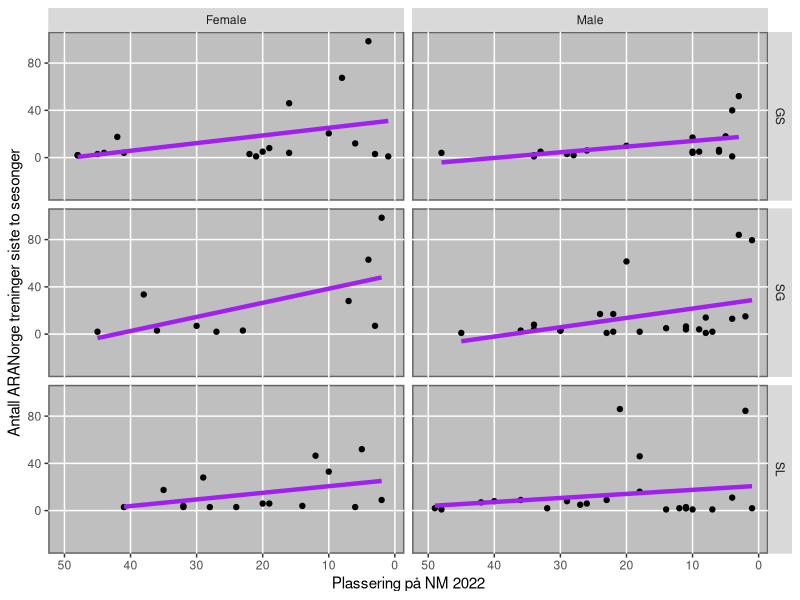
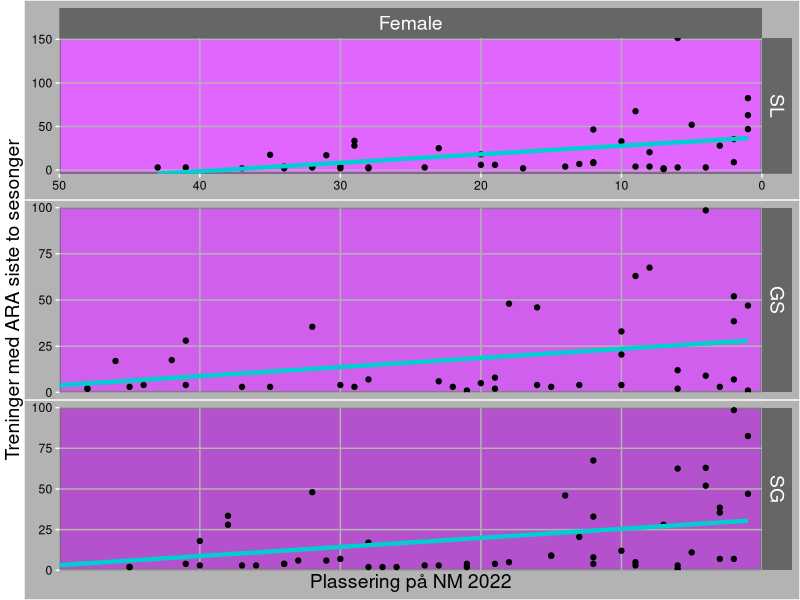
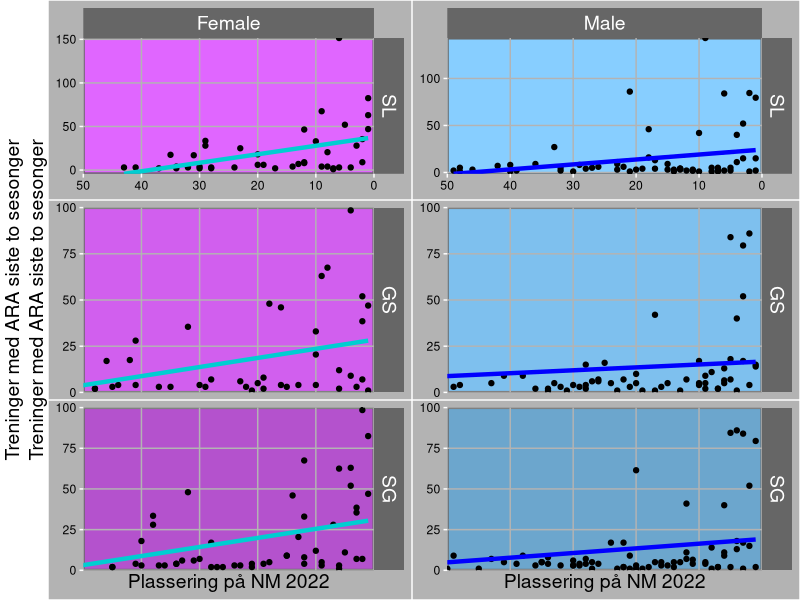
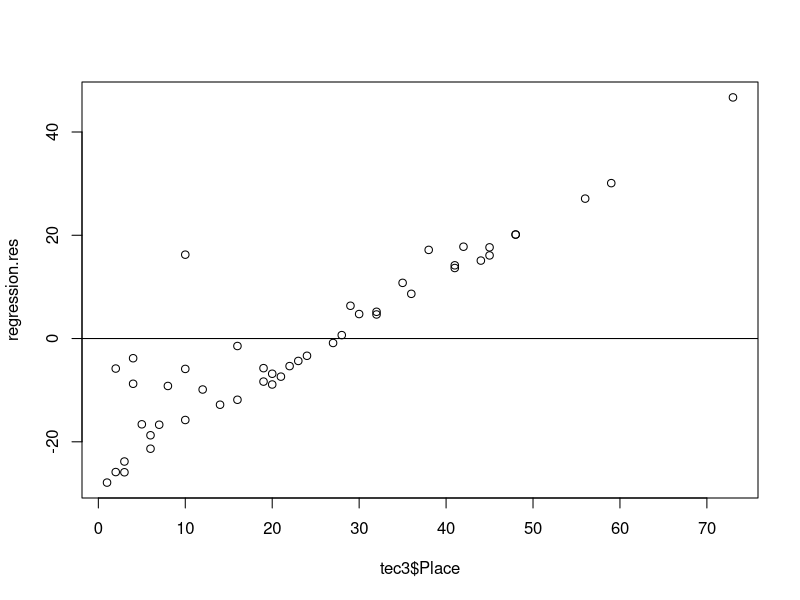
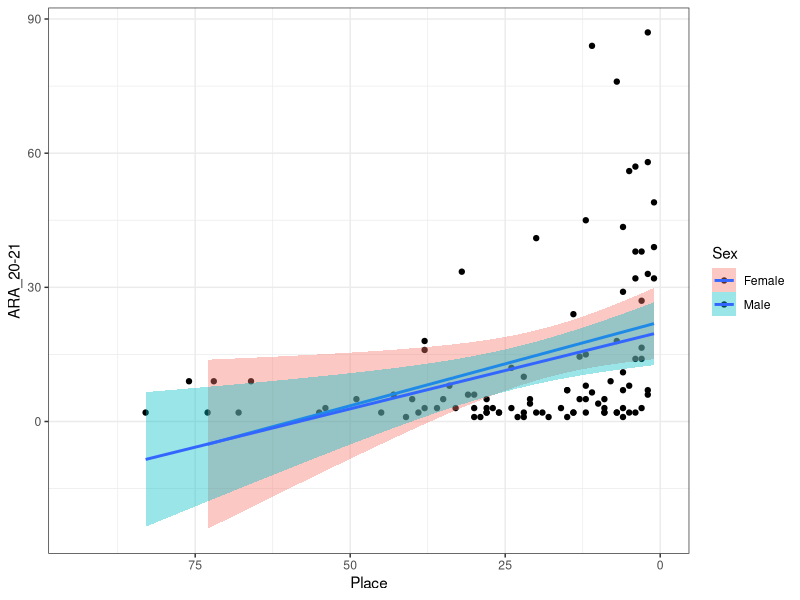
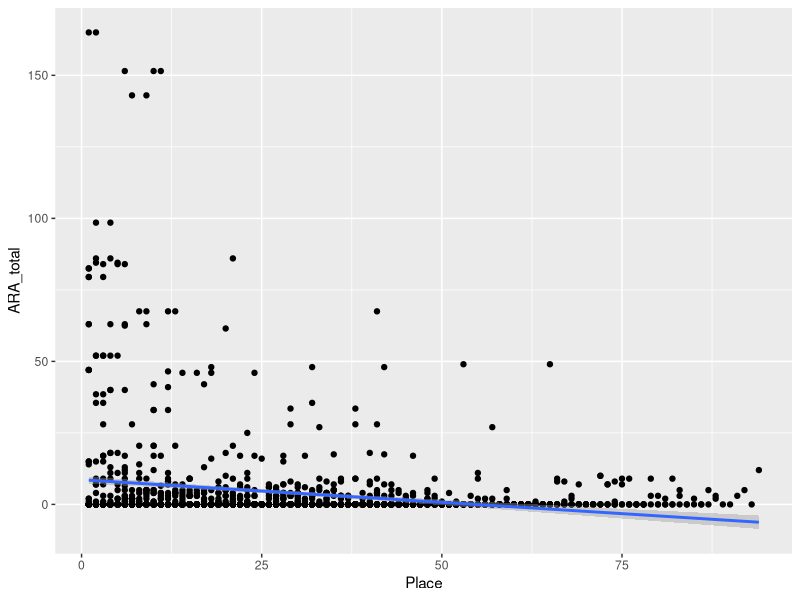
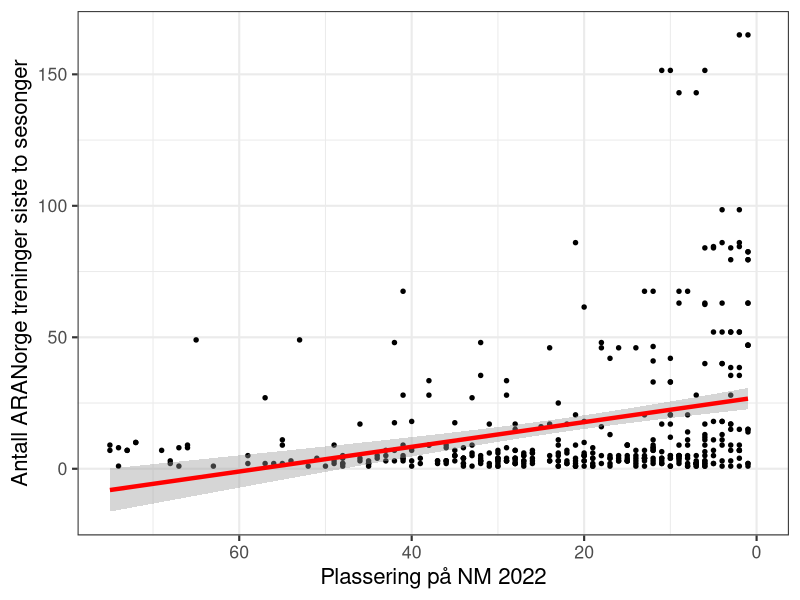
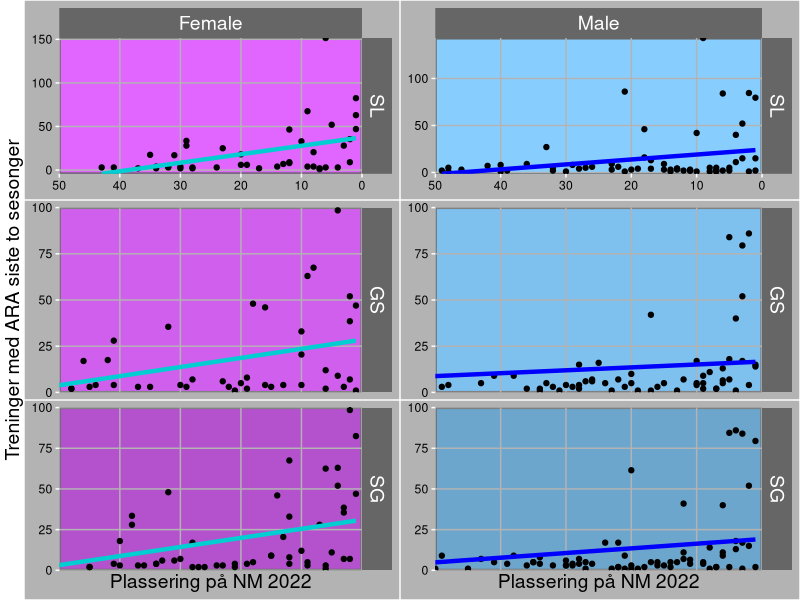

These charts were generated, in order, by the following R code: (Note: this script raises an error after producing the figures.)
library(readxl); library(tidyr); library(tidyverse); library(ggplot2); library(dplyr); library(cowplot)
library(grid); library(gridExtra)

Results <- read_excel("data/ARA_Results.xlsx")

Results <- Results %>% 
        mutate(ARA_total = `ARA_20-21`+`ARA_21-22`)

######################################


### total regression plot


Results %>% 
        filter(ARA_total>0) %>% 
        ggplot(aes(Place, `ARA_total`))+
        geom_point(size = 1.2)+
        geom_smooth(method = lm, size = 1.5, color = "red")+
        xlim(75,0)+
        xlab("Plassering på NM 2022")+
        ylab("Antall ARANorge treninger siste to sesonger")+
        theme_bw(base_size = 16) -> tot_plot

ggsave("ARA_figures/total_plot.pdf", plot = tot_plot, 
       width =30,  height = 20, dpi = 600, units = "cm", device = cairo_pdf)


### plot for different disciplines


Results %>% 
        filter(`ARA_total`>0) %>% 
        filter(Discipline== c("SG", "SL", "GS")) -> tec

tec %>% 
        ggplot(aes(Place, `ARA_total`, group = Sex, fill= Sex))+
        geom_point(show.legend = FALSE)+
        geom_smooth(method = lm, se = FALSE, show.legend = FALSE, color = "purple", size = 1.5)+
        facet_grid(Discipline~Sex)+
        xlim(50,1)+
        xlab("Plassering på NM 2022")+
        ylab("Antall ARANorge treninger siste to sesonger")+
        ylim(-30,100)+
        theme(panel.background = element_rect(fill = "gray75",
                                                colour = "grey40",
                                                size = 1, linetype = "solid"))+
        theme(panel.grid.minor = element_blank())
        #theme(panel.grid.major = element_blank(), panel.grid.minor = element_blank())#->disciplines_plot


##########################
### to do

        # different colors for each column (male green, female purple)
        # change that y lim ends at 1 place, not 0


#########################
### make separate plots, and stitch together with cowplot

# female

Female_SL <- Results %>% 
        filter(Sex == "Female",
               Discipline == "SL",
               ARA_total>0)

Female_GS <- Results %>% 
        filter(Sex == "Female",
               Discipline == "GS",
               ARA_total>0)

Female_SG <- Results %>% 
        filter(Sex == "Female",
               Discipline == "SG",
               ARA_total>0)

F_SL <- 
Female_SL %>% 
        ggplot(aes(Place, `ARA_total`))+
        geom_point(show.legend = FALSE)+
        geom_smooth(method = lm, se = FALSE, show.legend = FALSE, color = "darkturquoise", size = 1.5)+
        facet_grid(Discipline~Sex)+
        xlim(50,1)+
        ylab("Antall ARANorge treninger siste to sesonger")+
        coord_cartesian(xlim= c(50,0), expand = FALSE)+
        theme(panel.background = element_rect(fill = "mediumorchid1",
                                              colour = "grey40",
                                              size = 1, linetype = "solid"))+
        theme(panel.grid.minor = element_blank(),
              panel.grid.major = element_line(color = "grey70"))+
        theme(axis.title.y = element_blank(),
              axis.title.x = element_blank())+
        theme(strip.background = element_rect(fill = "grey40"))+
        theme(text = element_text(color = "black"),
              strip.text = element_text(color = "white", size = 14),
              axis.text = element_text(color = "black"),
              axis.ticks = element_line(color = "white"),
              plot.background = element_rect(fill = "grey70"))

F_GS <-
Female_GS %>% 
        ggplot(aes(Place, `ARA_total`))+
        geom_point(show.legend = FALSE)+
        geom_smooth(method = lm, se = FALSE, show.legend = FALSE, color = "darkturquoise", size = 1.5)+
        facet_grid(Discipline~Sex)+
        coord_cartesian(xlim= c(50,0), expand = FALSE)+
        xlab("Plassering på NM 2022")+
        ylab("Antall ARANorge treninger siste to sesonger")+
        ylim(0,100)+
        theme(strip.text.x    = element_blank())+
        theme(panel.background = element_rect(fill = "mediumorchid2",
                                              colour = "grey40",
                                              size = 1, linetype = "solid"))+
        theme(panel.grid.minor = element_blank(),
              panel.grid.major = element_line(color = "grey70"))+
        theme(axis.title.y = element_blank(),
              axis.title.x = element_blank())+
        theme(strip.background = element_rect(fill = "grey40"))+
        theme(text = element_text(color = "black"),
              strip.text = element_text(color = "white", size = 14),
              axis.text = element_text(color = "black"),
              axis.ticks = element_line(color = "white"),
              plot.background = element_rect(fill = "grey70"))

F_SG <- 
Female_SG %>% 
        ggplot(aes(Place, `ARA_total`))+
        geom_point(show.legend = FALSE)+
        geom_smooth(method = lm, se = FALSE, show.legend = FALSE, color = "darkturquoise", size = 1.5)+
        facet_grid(Discipline~Sex)+
        coord_cartesian(xlim= c(50,0), expand = FALSE)+
        xlab("Plassering på NM 2022")+
        ylab("Antall ARANorge treninger siste to sesonger")+
        ylim(0,100)+
        theme(strip.text.x    = element_blank())+
        theme(panel.background = element_rect(fill = "mediumorchid3",
                                              colour = "grey40",
                                              size = 1, linetype = "solid"))+
        theme(panel.grid.minor = element_blank(),
              panel.grid.major = element_line(color = "grey70"))+
        theme(axis.title.y = element_blank(),
              axis.title.x = element_text(size = 14))+
        theme(strip.background = element_rect(fill = "grey40"))+
        theme(text = element_text(color = "black"),
              strip.text = element_text(color = "white", size = 14),
              axis.text = element_text(color = "black"),
              axis.ticks = element_line(color = "white"),
              plot.background = element_rect(fill = "grey70"))



female <- plot_grid(F_SL, F_GS, F_SG, ncol = 1)

### male 

Male_SL <- Results %>% 
        filter(Sex == "Male",
               Discipline == "SL",
               ARA_total>0)

Male_GS <- Results %>% 
        filter(Sex == "Male",
               Discipline == "GS",
               ARA_total>0)

Male_SG <- Results %>% 
        filter(Sex == "Male",
               Discipline == "SG",
               ARA_total>0)

M_SL <- 
        Male_SL %>% 
        ggplot(aes(Place, `ARA_total`))+
        geom_point(show.legend = FALSE)+
        geom_smooth(method = lm, se = FALSE, show.legend = FALSE, color = "blue", size = 1.5)+
        facet_grid(Discipline~Sex)+
        xlim(50,1)+
        ylab(" ")+
        coord_cartesian(xlim= c(50,0), expand = FALSE)+
        theme(panel.background = element_rect(fill = "skyblue1",
                                              colour = "grey40",
                                              size = 1, linetype = "solid"))+
        theme(panel.grid.minor = element_blank(),
              panel.grid.major = element_line(color = "grey70"))+
        theme(axis.title.y = element_blank(),
              axis.title.x = element_blank())+
        theme(strip.background = element_rect(fill = "grey40"))+
        theme(text = element_text(color = "white"),
              strip.text = element_text(color = "white", size = 14),
              axis.text = element_text(color = "black"),
              axis.ticks = element_line(color = "white"),
              plot.background = element_rect(fill = "grey70"))

M_GS <-
        Male_GS %>% 
        ggplot(aes(Place, `ARA_total`))+
        geom_point(show.legend = FALSE)+
        geom_smooth(method = lm, se = FALSE, show.legend = FALSE, color = "blue", size = 1.5)+
        facet_grid(Discipline~Sex)+
        coord_cartesian(xlim= c(50,0), expand = FALSE)+
        xlab("Plassering på NM 2022")+
        ylab("Treninger med ARANorge siste to sesonger")+
        ylim(0,100)+
        theme(strip.text.x    = element_blank())+
        theme(panel.background = element_rect(fill = "skyblue2",
                                              colour = "grey40",
                                              size = 1, linetype = "solid"))+
        theme(panel.grid.minor = element_blank(),
              panel.grid.major = element_line(color = "grey70"))+
        theme(axis.title.y = element_blank(),
              axis.title.x = element_blank())+
        theme(strip.background = element_rect(fill = "grey40"))+
        theme(text = element_text(color = "white"),
              strip.text = element_text(color = "white", size = 14),
              axis.text = element_text(color = "black"),
              axis.ticks = element_line(color = "white"),
              plot.background = element_rect(fill = "grey70"))

M_SG <- 
Male_SG %>% 
        ggplot(aes(Place, `ARA_total`))+
        geom_point(show.legend = FALSE)+
        geom_smooth(method = lm, se = FALSE, show.legend = FALSE, color = "blue", size = 1.5)+
        facet_grid(Discipline~Sex)+
        coord_cartesian(xlim= c(50,0), expand = FALSE)+
        xlab("Plassering på NM 2022")+
        ylab(" ")+
        ylim(0,100)+
        theme(strip.text.x    = element_blank())+
        theme(panel.background = element_rect(fill = "skyblue3",
                                              colour = "grey40",
                                              size = 1, linetype = "solid"))+
        theme(panel.grid.minor = element_blank(),
              panel.grid.major = element_line(color = "grey70"))+
        theme(axis.title.y = element_blank(),
              axis.title.x = element_text(size = 14))+
        theme(strip.background = element_rect(fill = "grey40"))+
        theme(text = element_text(color = "black"),
              strip.text = element_text(color = "white", size = 14),
              axis.text = element_text(color = "black"),
              axis.ticks = element_line(color = "white"),
              plot.background = element_rect(fill = "grey70"))


male <- plot_grid(M_SL, M_GS, M_SG, ncol = 1)

y.grob <- textGrob("Treninger med ARA siste to sesonger", 
                   gp=gpar( col="black", fontsize=14), rot=90)

female <- grid.arrange(arrangeGrob(female, left = y.grob))


plot <- plot_grid(female, male, nrow = 1)

plot2 <- grid.arrange(arrangeGrob(plot, left = y.grob))

plot2 %>% 
        theme(plot.background = element_rect(fill = "grey70"))



ggsave("ARA_figures/disciplines2.pdf", plot = plot, 
       width =30,  height = 20, dpi = 600, units = "cm", device = cairo_pdf)




### plot for different ages

age_plot_tec<-
tec %>% 
        ggplot(aes(Place, `ARA_total`))+
        geom_point(show.legend = FALSE)+
        geom_smooth(method = lm, se = FALSE, show.legend = FALSE, size = 2)+
        facet_grid(~Age)+
        coord_cartesian(xlim= c(50,0), expand = FALSE)+
        xlab("Plassering på NM 2022")+
        ylab("Treninger med ARA siste to sesonger")+
        ylim(0, 100)+
        theme_bw(base_size = 16) + #-> age_plot_tec
        theme(strip.background = element_rect(fill = "grey40"),
              strip.text = element_text(color = "white"),
              plot.background = element_rect(fill = "grey70"),
              panel.background = element_rect(fill = "yellowgreen"),
              panel.grid.minor = element_blank())



############################
### regression analysis



tec %>% 
        filter(Sex == "Male") -> tec2
tec %>% 
        filter(Sex == "Female") -> tec3

regression.lm <- lm(tec3$Place~tec3$`ARA_21-22`) %>% 
        summary()


### distribution of residuals


regression.res <- resid(regression.lm)

plot(tec3$Place, regression.res)+
        abline(0,0)

ggsave("ARA_figures/age_tec_colors.pdf", plot = age_plot_tec, 
       width =30,  height = 14, dpi = 600, units = "cm", device = cairo_pdf)




#######################




Results %>% 
        filter(ARA_total>0) %>% 
        ggplot(aes(Place, `ARA_total`))+
        geom_point(show.legend = FALSE)+
        geom_smooth(method = lm, se = TRUE, show.legend = FALSE)+
        facet_grid(~Age)+
        xlim(50,1)+
        xlab("Plassering på NM 2022")+
        ylab("Antall ARANorge treninger siste to sesonger")+
        ylim(-25, 100)+
        theme_bw(base_size = 16) -> age_plot


ggsave("ARA_figures/age_all_disciplines.pdf", plot = age_plot, 
       width =30,  height = 14, dpi = 600, units = "cm", device = cairo_pdf)

#####################################################################
###             Correlations            #############################
######################################################################

### male and female correlation 20-21
        
        
Results_flt <- Results %>% 
        filter(`ARA_20-21`>0)
        
Results_flt %>% 
        filter(Sex == "Female") -> fr 
r_female21 <- cor(fr$Place, fr$`ARA_20-21`)

Results_flt %>% 
        filter(Sex == "Male") -> mr 
r_Male21 <- cor(mr$Place, mr$`ARA_20-21`)
        

### male and female correlation 21-22


Results_flt2 <- Results %>% 
        filter(`ARA_21-22`>0)

Results_flt %>% 
        filter(Sex == "Female") -> fr2 
r_female22 <- cor(fr$Place, fr$`ARA_21-22`)

Results_flt %>% 
        filter(Sex == "Male") -> mr2 
r_Male22 <- cor(mr$Place, mr$`ARA_21-22`)


### male and female correlation total


Results_flt3 <- Results %>% 
        filter(ARA_total>0)

Results_flt3 %>% 
        filter(Sex == "Female") -> fr3 
r_female_tot <- cor(fr3$Place, fr3$`ARA_total`)

Results_flt3 %>% 
        filter(Sex == "Male") -> mr3 
r_Male22_tot <- cor(mr3$Place, mr3$`ARA_total`)


### all gender correlations


r_tot <- cor(Results_flt3$Place,Results_flt3$ARA_total)
r_21 <- cor(Results_flt3$Place,Results_flt3$`ARA_20-21`)
r_22 <- cor(Results_flt3$Place,Results_flt3$`ARA_21-22`)


### SL correlation


Results_flt3 %>% 
        filter(Discipline == "SL") -> SL

SL %>% 
        filter(Sex == "Female") -> sl_r 
SL_r_female <- cor(sl_r$Place, sl_r$`ARA_total`)

SL %>% 
        filter(Sex == "Male") -> sl_r2 
SL_r_male <- cor(sl_r2$Place, sl_r2$`ARA_total`)



#### GS correlation


Results_flt3 %>% 
        filter(Discipline == "GS") -> GS

GS %>% 
        filter(Sex == "Female") -> GS_r 
GS_r_female <- cor(GS_r$Place, GS_r$`ARA_total`)

GS %>% 
        filter(Sex == "Male") -> GS_r2 
GS_r_male <- cor(GS_r2$Place, GS_r2$`ARA_total`)


#### SG correlation


Results_flt3 %>% 
        filter(Discipline == "SG") -> SG

SG %>% 
        filter(Sex == "Female") -> SG_r 
SG_r_female <- cor(SG_r$Place, SG_r$`ARA_total`)

SG %>% 
        filter(Sex == "Male") -> SG_r2 
SG_r_male <- cor(SG_r2$Place, SG_r2$`ARA_total`)

#####################################################################
#####################################################################
#####################################################################


### regressions


###############################

flt <- Results %>% 
        filter(`ARA_21-22`>0)


lm(flt$Place~flt$`ARA_21-22`)







cor(Results$Place, Results$`ARA_20-21`)

lm(Results$Place~Results$`ARA_20-21`) %>% 
        summary()

Results_flt <- Results %>% 
        filter(`ARA_20-21`>0)

cor(Results_flt$Place, Results_flt$`ARA_20-21`)

lm(Results_flt$Place~Results_flt$`ARA_20-21`) %>% 
        summary()


### SG

Results_flt %>% 
        filter(Discipline == "SG") %>% 
        ggplot(aes(Place, `ARA_20-21`, group = Sex, fill= Sex))+
        geom_point()+
        geom_smooth(method = lm)+
        xlim((max(Results$Place)),0)+
        theme_bw()

Results_SG <- Results_flt %>% 
        filter(Discipline == "SG")

cor(Results_SG$Place,Results_SG$`ARA_20-21`)

lm(Results_SG$Place~Results_SG$`ARA_20-21`) %>% 
        summary()

#############################################################
### ARA total

Results %>% 
        ggplot(aes(Place, ARA_total))+
        geom_point()+
        geom_smooth(method = lm)

cor(Results$Place, Results$ARA_total)

Results_filt <- Results %>% 
        filter(ARA_total>0)

Results_filt %>% 
        group_by(Sex) %>% 
        cor(Results_filt$Place, Results_filt$ARA_total)

Results_filt %>% 
        ggplot(aes(Place, ARA_total))+
        geom_point()+
        geom_smooth(method = lm)+
        xlim((max(Results_filt$Place)),0)

### by gender

Results_filt %>% 
        ggplot(aes(Place, ARA_total, fill = Age))+
        geom_point()+
        geom_smooth(method = lm, se = FALSE)+
        xlim((max(Results_filt$Place)),1)
        

Results_filt %>% 
        ggplot(aes(y =ARA_total))+
        geom_histogram(bins = 100)

#### U11

Results_11 <- Results_filt%>% 
        filter(Age == "U11")
        
Results_11 %>% 
        ggplot(aes(Place, ARA_total, fill = Age))+
        geom_point()+
        geom_smooth(method = lm)+
        xlim((max(Results_filt$Place)),1)

cor(Results_11$Place, Results_11$ARA_total)

### U12

Results_12 <- Results_filt%>% 
        filter(Age == "U12")

Results_12 %>% 
        ggplot(aes(Place, ARA_total, fill = Age))+
        geom_point()+
        geom_smooth(method = lm)+
        xlim((max(Results_filt$Place)),1)

cor(Results_12$Place, Results_12$ARA_total)

### U13

Results_13 <- Results_filt%>% 
        filter(Age == "U13")

Results_13 %>% 
        ggplot(aes(Place, ARA_total, fill = Age))+
        geom_point()+
        geom_smooth(method = lm)+
        xlim((max(Results_filt$Place)),1)

cor(Results_13$Place, Results_13$ARA_total)

### U14

Results_14 <- Results_filt%>% 
        filter(Age == "U14")

Results_14 %>% 
        ggplot(aes(Place, ARA_total, fill = Age))+
        geom_point()+
        geom_smooth(method = lm)+
        xlim((max(Results_filt$Place)),1)

cor(Results_14$Place, Results_14$ARA_total)

### U16

Results_16 <- Results_filt%>% 
        filter(Age == "U16")

Results_16 %>% 
        ggplot(aes(Place, ARA_total, fill = Age))+
        geom_point()+
        geom_smooth(method = lm)+
        xlim((max(Results_filt$Place)),1)

cor(Results_16$Place, Results_16$ARA_total)

par(mfrow=c(2,3))

### trening diary

ARA_log <- read.excel("data/ARA_treningslog.xlsx", sheet = "2020-21")

Participants <- ARA_log %>% 
        filter(Name == "Participants")

Participants %>% 
        print()
ARA
